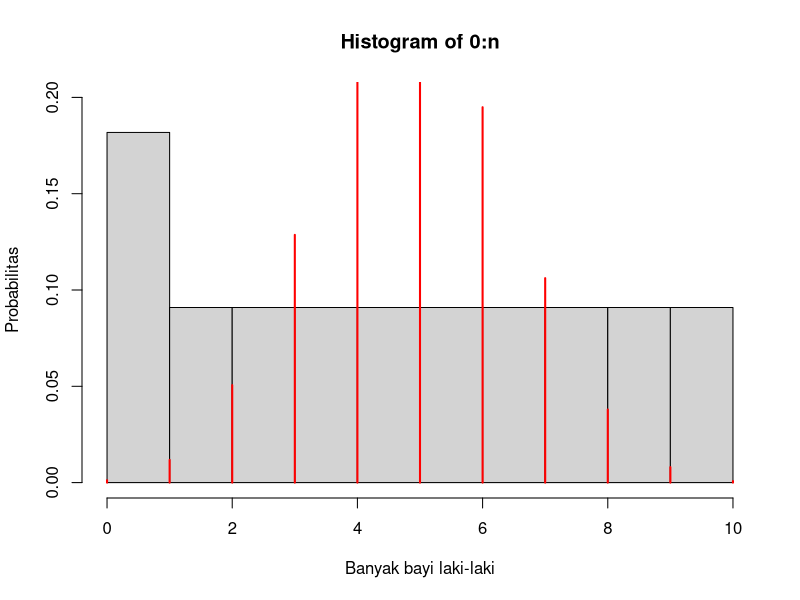

Generate this figure with R:
n <- 10       # jumlah bayi lahir dalam sehari
p <- 0.488    # probabilitas bayi lahir adalah laki-laki

# b. Berapa probabilitas bahwa tepat tiga bayi di antaranya berjenis kelamin laki-laki?

prob_3 <- dbinom(3, size=n, prob=p)
prob_3
# keluaran hasil = 0.1286265


# c. Berapa probabilitas bahwa kurang dari tiga bayi di antaranya berjenis kelamin laki-laki?

# hitung dan jumlahkan probabilitas kelahiran bayi laki-laki kurang dari 3
prob_0 <- dbinom(0, size=n, prob=p)
prob_1 <- dbinom(1, size=n, prob=p)
prob_2 <- dbinom(2, size=n, prob=p)
prob_krg_dr_3 <- prob_0 + prob_1 + prob_2
prob_krg_dr_3
# keluaran hasil = 0.0636442


# d. Berapa probabilitas bahwa tiga atau lebih bayi di antaranya berjenis kelamin laki-laki?

# kurangi probabilitas total dengan probabilitas kurang dari 3
prob_3_lebih <- 1 - prob_krg_dr_3
prob_3_lebih
# keluaran hasil = 0.9363558


# e. Berapa nilai harapan dan simpangan baku banyak bayi laki-laki?

# nilai harapan
ekspektasi <- n * p
ekspektasi
# keluaran hasil = 4.88

# simpangan baku
stan_dev <- sqrt(n * p * (1 - p))
stan_dev
# keluaran hasil = 1.580683


# f. Gambarkan histogram pendistribusian banyak bayi laki-laki.

# hitung probabilitas untuk tiap banyak bayi laki-laki
dist_prob <- dbinom(0:n, size=n, prob=p)

# gambar histogram
hist(0:n, breaks=n+1, freq=FALSE, ylim=c(0,0.2), xlab="Banyak bayi laki-laki", ylab="Probabilitas")
lines(0:n, dist_prob, type="h", lwd=2, col="red")